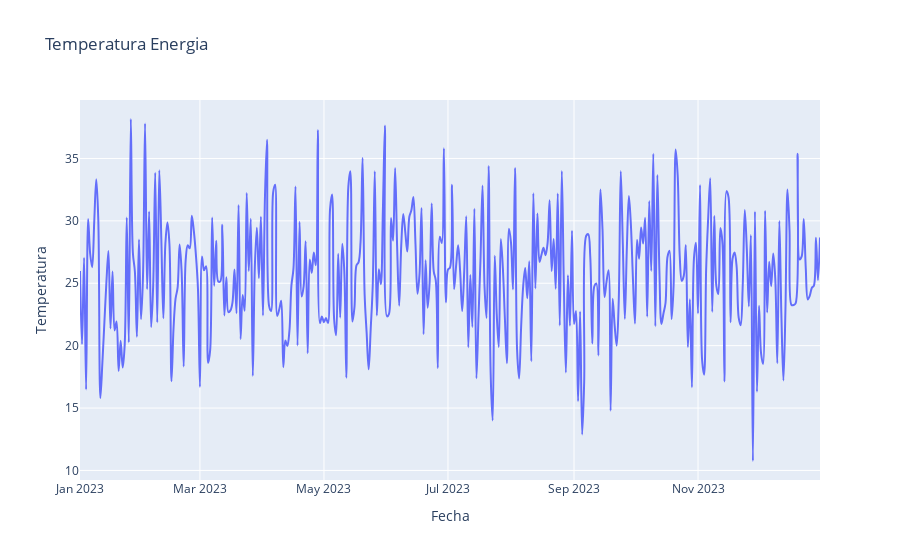

Notebook code for this chart:
### Code cell
px.line(df, x='Fecha', y='Temperatura', title='Temperatura Energia',line_shape="spline")

### Figure 1 — Plotly figure (JSON) as saved in the notebook; plotly's stock layout.template omitted (floating-point values rounded to 4 significant figures; data arrays with more than 128 entries replaced by an {"elided": "..."} marker saying what was removed)
{"data": [{"hovertemplate": "Fecha=%{x}<br>Temperatura=%{y}<extra></extra>", "legendgroup": "", "line": {"color": "#636efa", "dash": "solid", "shape": "spline"}, "marker": {"symbol": "circle"}, "mode": "lines", "name": "", "orientation": "v", "showlegend": false, "type": "scatter", "x": {"elided": "365 str values"}, "xaxis": "x", "y": {"elided": "365 float values"}, "yaxis": "y"}], "layout": {"legend": {"tracegroupgap": 0}, "title": {"text": "Temperatura Energia"}, "xaxis": {"anchor": "y", "domain": [0, 1], "title": {"text": "Fecha"}}, "yaxis": {"anchor": "x", "domain": [0, 1], "title": {"text": "Temperatura"}}}}
